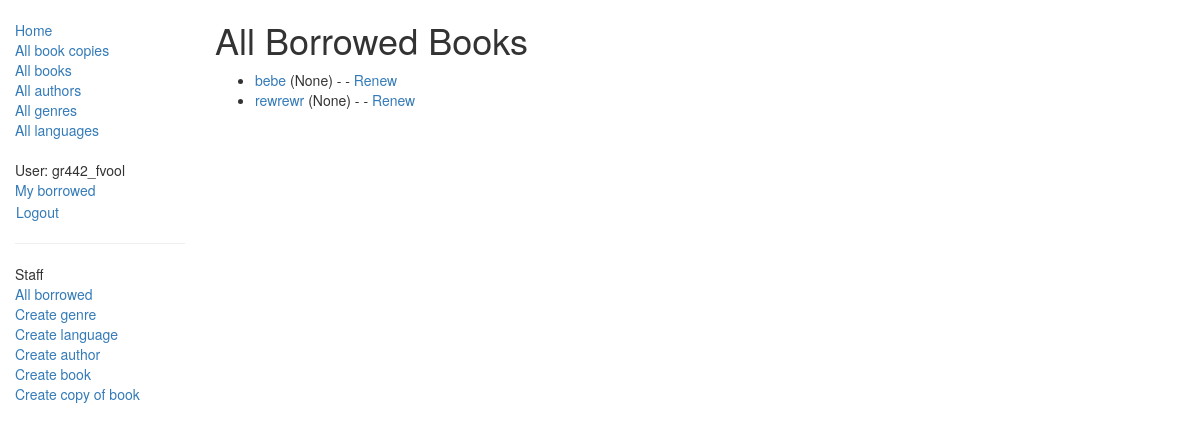
The app's page /catalog/borrowed/ (signed in), older data.
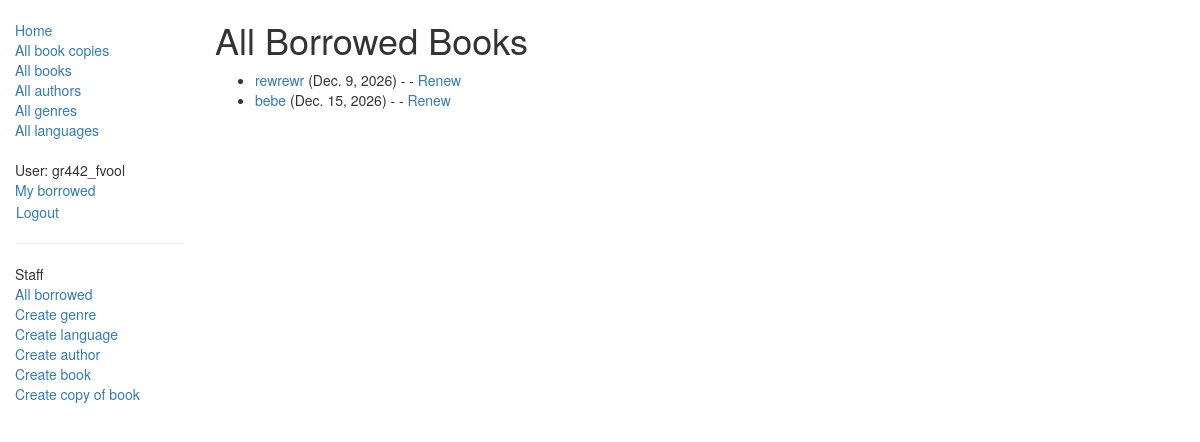
The same page, newer data.
### catalog/models.py (models this page shows, shortened)
class BookInstance(models.Model):
    id = models.UUIDField(primary_key=True, default=uuid.uuid4,
                          help_text="Unique ID for this particular book across whole library")
    book = models.ForeignKey('Book', on_delete=models.SET_NULL, null=True)
    imprint = models.CharField(max_length=200)
    due_back = models.DateField(null=True, blank=True)
    borrower = models.ForeignKey(User, on_delete=models.SET_NULL, null=True, blank=True)
    class Meta:
        permissions = (("can_mark_returned", "Set book as returned"),)
    @property
    def is_overdue(self):
        if self.due_back and date.today() > self.due_back:
            return True
        return False
    LOAN_STATUS = (
        ('m', 'Maintenance'),
        ('o', 'On loan'),
        ('a', 'Available'),
        ('r', 'Reserved'),
    )
    status = models.CharField(max_length=1, choices=LOAN_STATUS, blank=True, default='m',
                              help_text='Book availability')

class Book(models.Model):
    def display_genre(self):
        return ', '.join([genre.name for genre in self.genre.all()[:3]])
    display_genre.short_description = 'Genre'
    title = models.CharField(max_length=200)
    author = models.ForeignKey('Author', on_delete=models.SET_NULL, null=True)
    summary = models.TextField(max_length=1000, help_text="Enter a brief description of the book")
    isbn = models.CharField('ISBN', max_length=13,
                            help_text='13 Character <a href="https://www.isbn-international.org/content/what-isbn">ISBN number</a>')
    genre = models.ManyToManyField(Genre, help_text="Select a genre for this book")

### catalog/views.py (the view)
# urls.py: path('borrowed/', views.AllBorrowedBooksView.as_view(), name='all-borrowed'),
class AllBorrowedBooksView(PermissionRequiredMixin, generic.ListView):
    model = BookInstance
    template_name = 'catalog/all_borrowed_books.html'
    paginate_by = 10
    permission_required = 'catalog.can_mark_returned'
    def get_queryset(self):
        return BookInstance.objects.filter(status__exact='o').order_by('due_back')

### catalog/templates/catalog/all_borrowed_books.html
{% extends "base_generic.html" %}
{% block content %}
    <h1>All Borrowed Books</h1>
    {% if bookinstance_list %}
    <ul>
      {% for bookinst in bookinstance_list %}
      <li class="{% if bookinst.is_overdue %}text-danger{% endif %}">
        <a href="{% url 'book-detail' bookinst.book.pk %}">{{ bookinst.book.title }}</a>
        ({{ bookinst.due_back }}) - <strong>{{ bookinst.borrower.get_username }}</strong>
        {% if perms.catalog.can_mark_returned %}
            - <a href="{% url 'renew-book-librarian' bookinst.id %}">Renew</a>
        {% endif %}
      </li>
      {% endfor %}
    </ul>
    {% else %}
      <p>There are no books borrowed.</p>
    {% endif %}
{% endblock %}

Row changes from the older to the newer data that the page shows:
changed BookInstance "rewrewr": due_back "None" → "Dec. 9, 2026"; moves up the list
changed BookInstance "bebe": due_back "None" → "Dec. 15, 2026"
